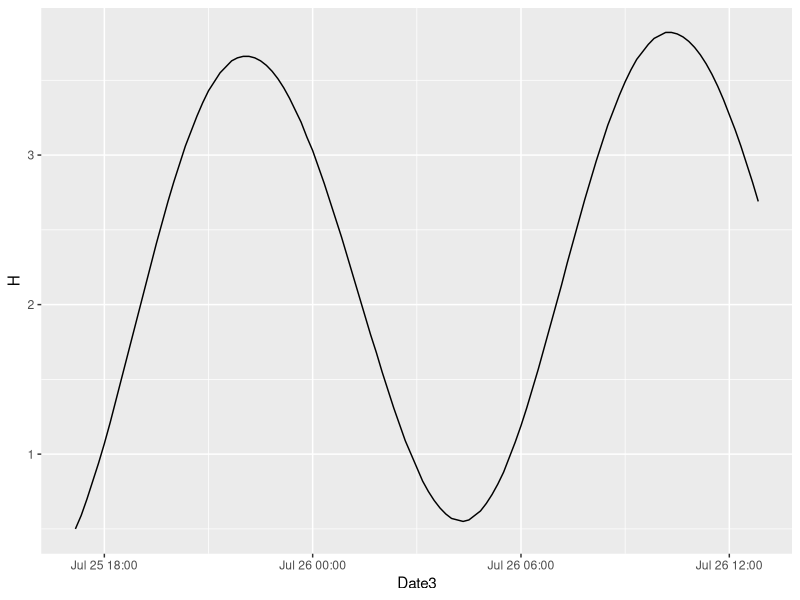
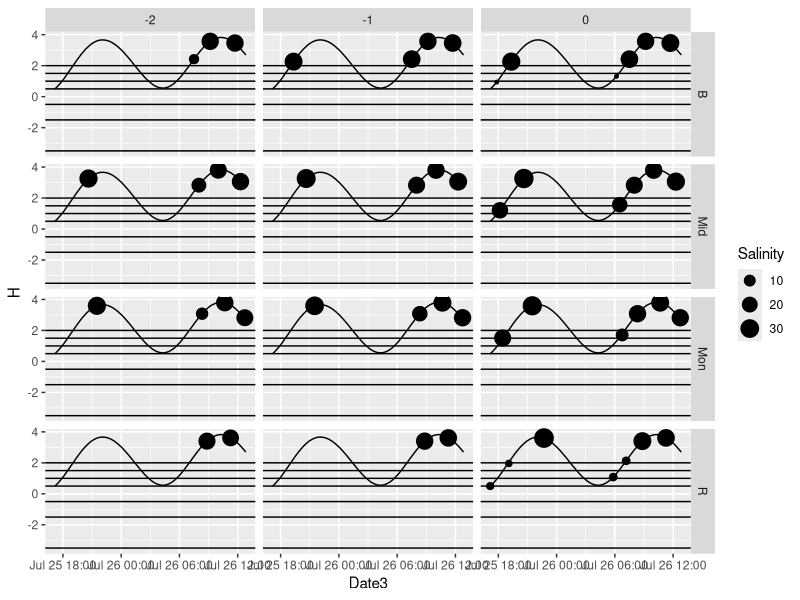
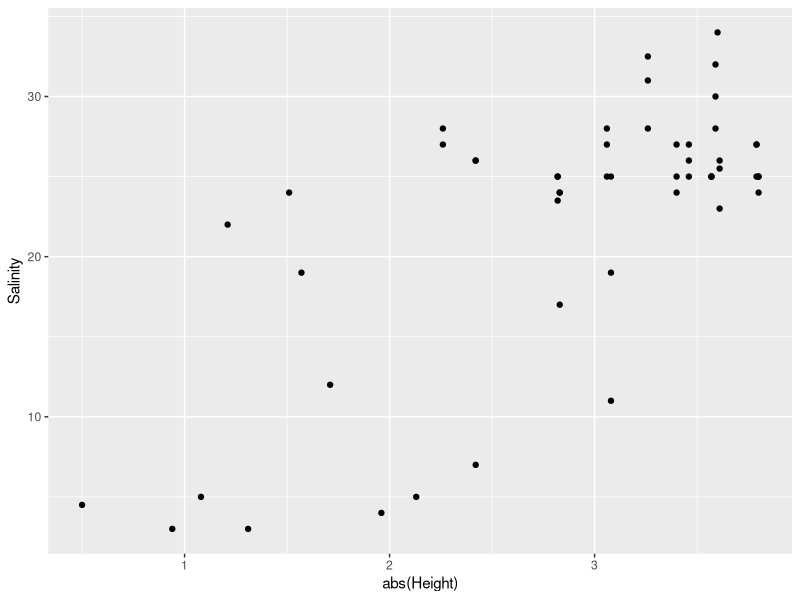
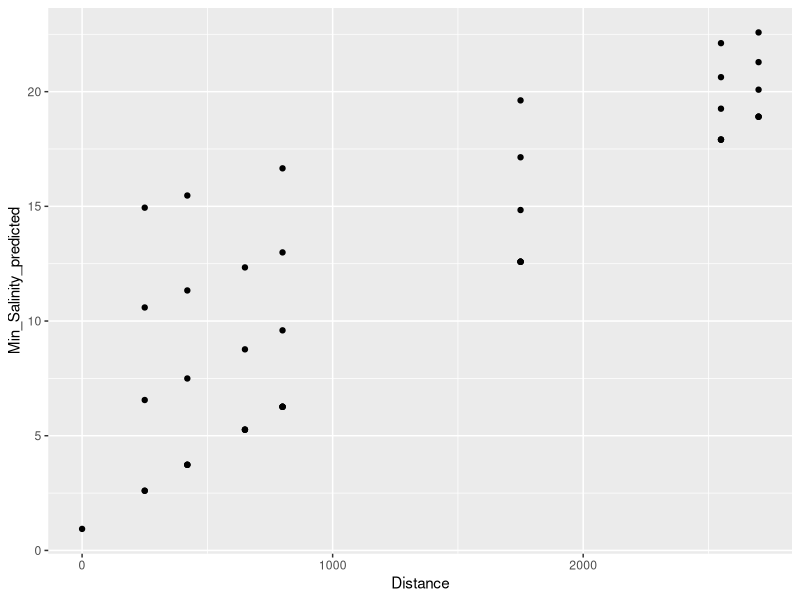
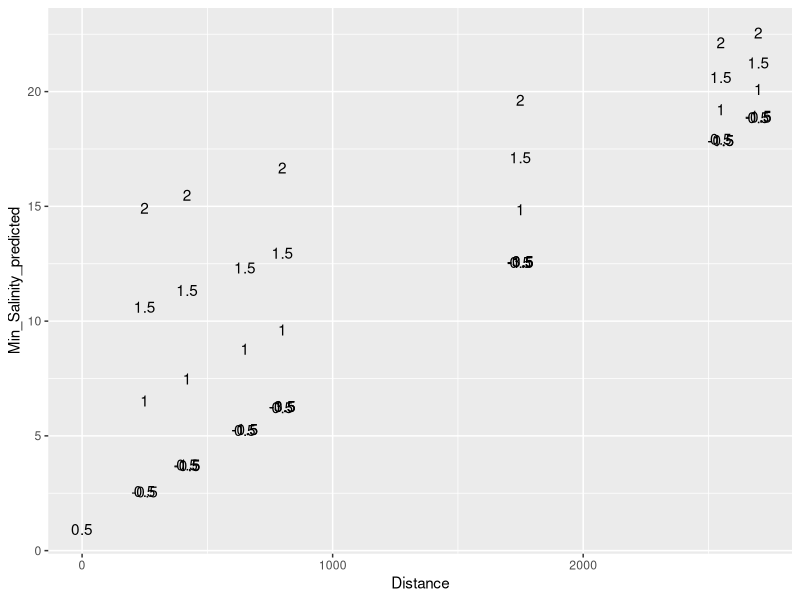

Write the R code that produced these figures, in order. (Note: this script raises an error after producing the figures.)
library(ggplot2)
library(lubridate)
library(readxl)

tide <- read.csv("Data/tides.csv", header = F)
tide <- tide[-c(1:144),-1]

names(tide) <- c("H", "Time", "Day_part", "Date")

tide$Date[1:144] <- "25/07/2009"
tide$Date[145:nrow(tide)] <- "26/07/2009"


tide$Date2 <- paste(tide$Time, tide$Day_part, tide$Date )

tide$Date3 <- parse_date_time(tide$Date2, '%I:%M %p %d/%m%Y', tz = "Europe/Moscow")

min_time <- as.POSIXct(strptime("17:00 25.07.2009", format = "%H:%M %d.%m.%Y", tz = "Europe/Moscow"))

max_time <- as.POSIXct(strptime("13:00 26.07.2009", format = "%H:%M %d.%m.%Y", tz = "Europe/Moscow"))

tide <- tide[tide$Date3 < max_time & tide$Date3 > min_time, ]




ggplot(tide, aes(x = Date3, y = H)) + geom_line()


sal_tuv <- read_excel("Data/TuMyt_2009_2010.xlsx", sheet = "sal-temp")

sal_tuv$Dat_text <- paste(sal_tuv$Time, sal_tuv$Date)


sal_tuv$Date_true <- as.POSIXct(strptime(sal_tuv$Dat_text, '%H_%M %d_%m_%Y', tz = "Europe/Moscow"))


sal_tuv$H <- abs(sal_tuv$Height)

nrow(sal_tuv)

sal_tuv$Time

ggplot(tide, aes(x = Date3, y = H)) + geom_line() + geom_point(data = sal_tuv, aes(x = Date_true, y = abs(Height), size = Salinity)) + facet_grid(Transect ~ Depth) + geom_hline(yintercept = c(2, 1.5, 1, 0.5, -0.5, -1.5, -3.5))

ggplot(sal_tuv, aes(x = abs(Height), y = Salinity)) + geom_point()


Mod_tide <- lm(Salinity ~ H*Distance, data = sal_tuv)

summary(Mod_tide)


tuv <- read_excel("Data/TuMyt_2009_2010.xlsx", sheet = "для многомерки" )

tuv$Mean_Salinity_predicted <- NA
tuv$Min_Salinity_predicted <- NA


library(dplyr)

for(i in 1:nrow(tuv)){
  d <- tide %>% filter(H >= tuv$Depth[i])
  d$Distance <- tuv$Distance[i]
  Sal_pred <- predict(Mod_tide, newdata = d)
  tuv$Mean_Salinity_predicted[i] <- mean(Sal_pred)
  tuv$Min_Salinity_predicted[i] <- min(Sal_pred)
}



tuv$Min_Salinity_predicted

ggplot(tuv, aes(x = Distance, y = Min_Salinity_predicted)) + geom_point()
ggplot(tuv, aes(x = Distance, y = Min_Salinity_predicted)) + geom_text(aes(label = Depth), position = position_jitter(width = 0))


tide_salinity$Predict_sal <- predict(Mod_tide, newdata = tide_salinity)

ggplot(tide_salinity, aes(x = Date3, y = H, size = Predict_sal)) + geom_point() + geom_hline(yintercept = 1.5)


tuv_print <- tuv %>% select(Sample_ID, Min_Salinity_predicted, Mean_Salinity_predicted)

write.table(tuv_print, "Data/Salinity_predicted.csv", sep = ";", row.names = F)

